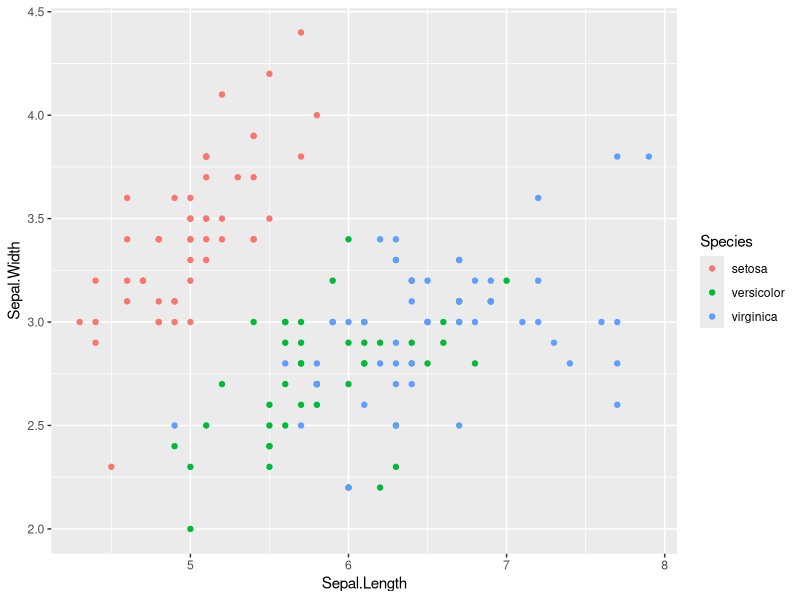
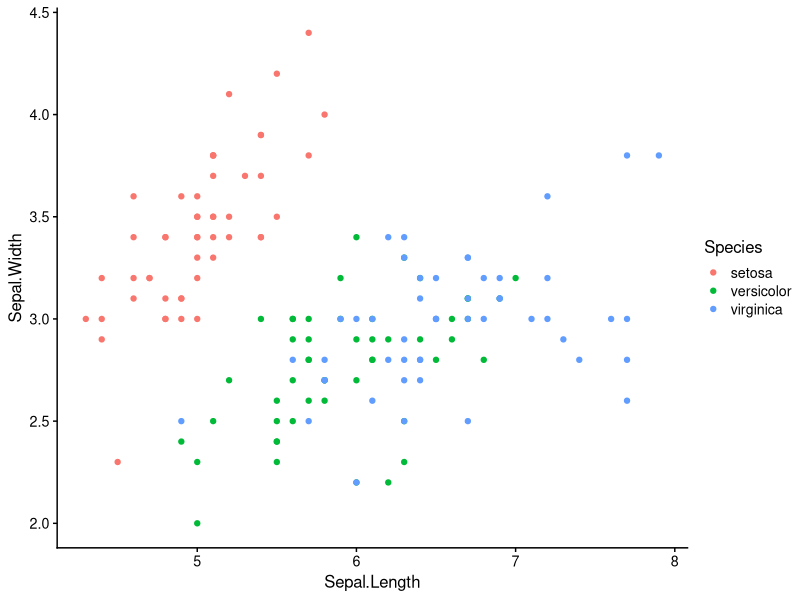
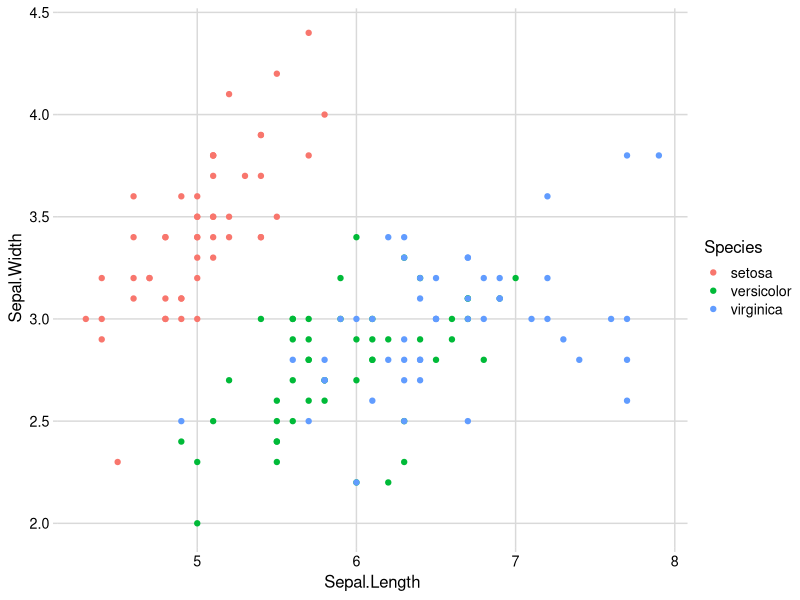
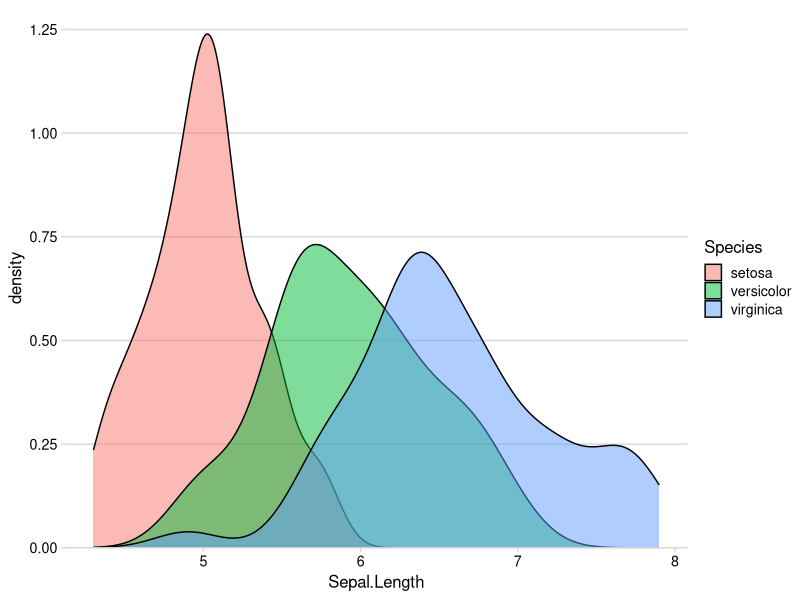
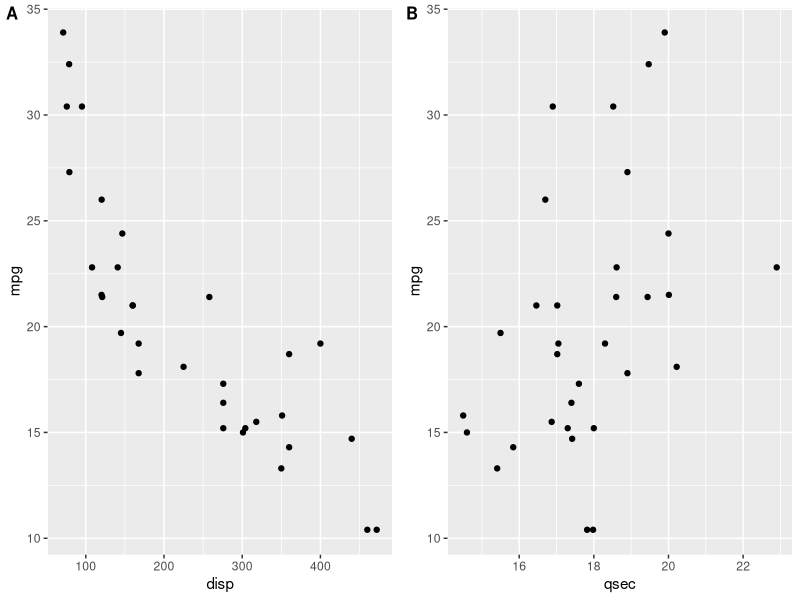
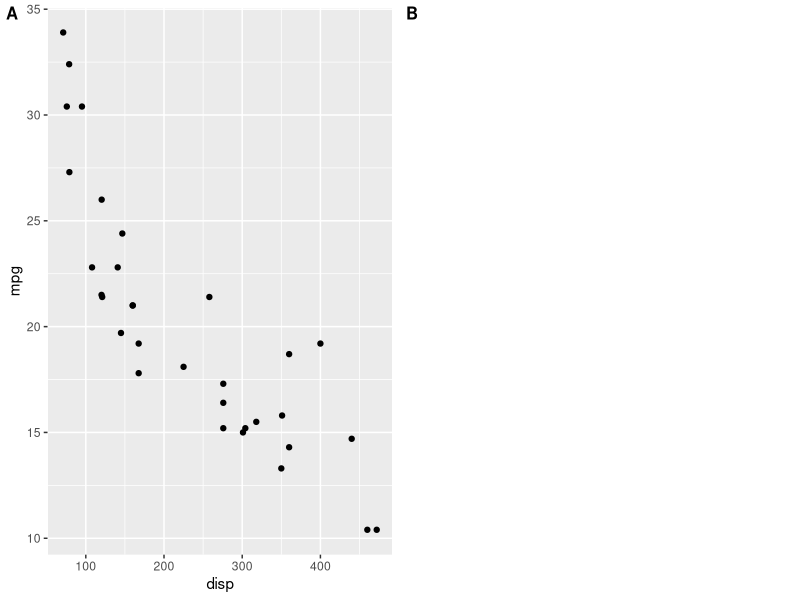
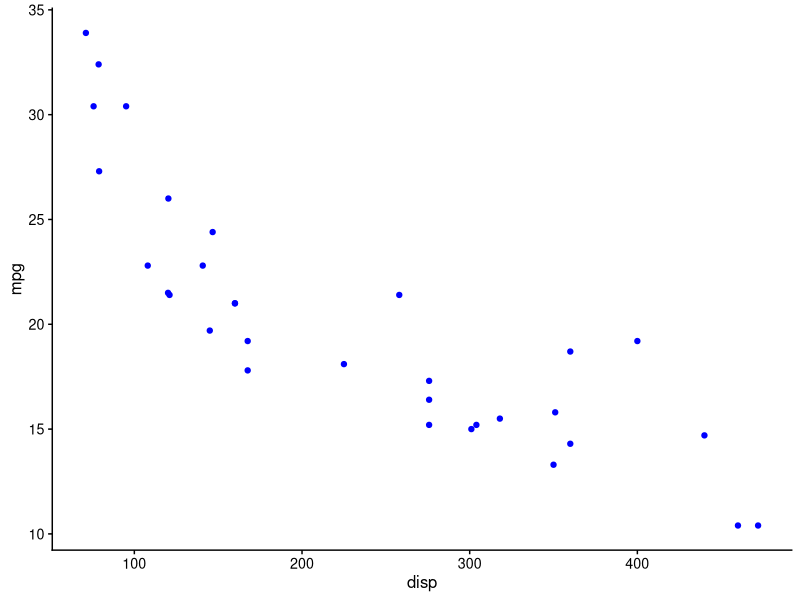
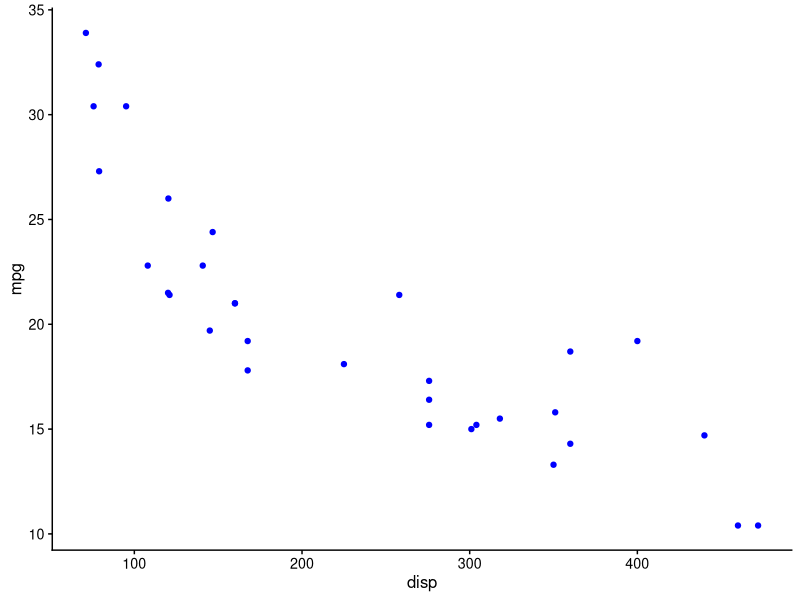

R code for these plots, in order:
## ---- chunk 1
library(ggplot2)
library(cowplot)

# default ggplot2 theme
ggplot(iris, aes(Sepal.Length, Sepal.Width, color = Species)) + 
  geom_point()

# classic cowplot theme
ggplot(iris, aes(Sepal.Length, Sepal.Width, color = Species)) + 
  geom_point() +
  theme_cowplot(12)

# minimal grid theme
ggplot(iris, aes(Sepal.Length, Sepal.Width, color = Species)) + 
  geom_point() +
  theme_minimal_grid(12)

# minimal horizontal grid theme
ggplot(iris, aes(Sepal.Length, fill = Species)) + 
  geom_density(alpha = 0.5) +
  scale_y_continuous(expand = expand_scale(mult = c(0, 0.05))) +
  theme_minimal_hgrid(12)
## ---- chunk 2
p1 <- ggplot(mtcars, aes(disp, mpg)) + 
  geom_point()
p2 <- ggplot(mtcars, aes(qsec, mpg)) +
  geom_point()

plot_grid(p1, p2, labels = c('A', 'B'), label_size = 12)
## ---- chunk 3
p3 <- ~plot(mtcars$qsec, mtcars$mpg)

plot_grid(p1, p3, labels = c('A', 'B'), label_size = 12)
## ---- chunk 4
p <- ggplot(mtcars, aes(disp, mpg)) + 
  geom_point(size = 1.5, color = "blue") +
  theme_cowplot(12)

logo_file <- system.file("extdata", "logo.png", package = "cowplot")

ggdraw(p) + 
  draw_image(logo_file, x = 1, y = 1, hjust = 1, vjust = 1, width = 0.13, height = 0.2)
## ---- chunk 5
ggdraw() + 
  draw_image(logo_file, scale = 0.5) +
  draw_plot(p)
